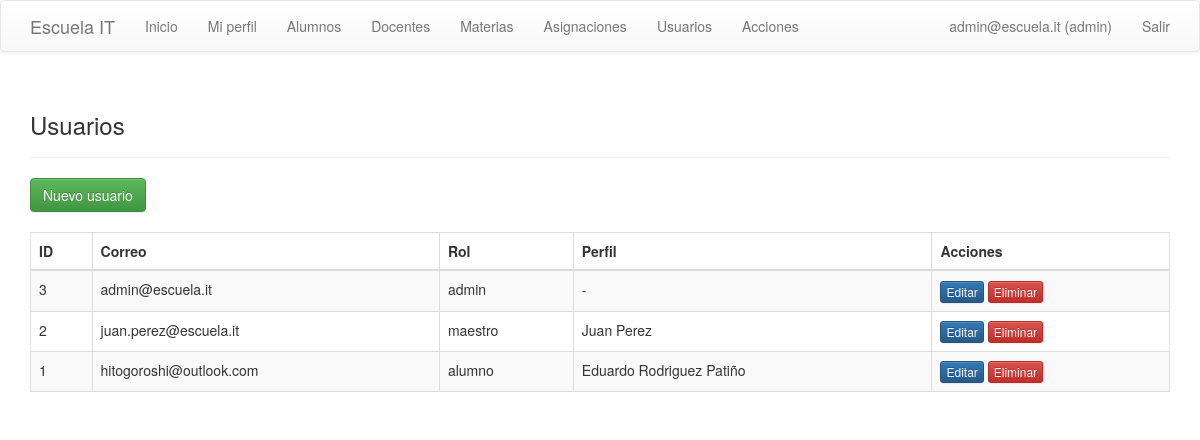
The page /index.php?controller=users&action=index (signed in) on the database its author committed.
### tables this page shows
CREATE TABLE usuarios (
    id INT AUTO_INCREMENT PRIMARY KEY,
    correo VARCHAR(100) NOT NULL UNIQUE,
    password VARCHAR(255) NOT NULL,
    rol ENUM('alumno', 'maestro', 'profesor', 'admin') NOT NULL,
    alumno_id INT DEFAULT NULL,
    docente_id INT DEFAULT NULL,
    FOREIGN KEY (alumno_id) REFERENCES alumnos(id) ON DELETE SET NULL,
    FOREIGN KEY (docente_id) REFERENCES docentes(id) ON DELETE SET NULL
);

CREATE TABLE alumnos (
    id INT AUTO_INCREMENT PRIMARY KEY,
    nombre VARCHAR(50) NOT NULL,
    apellido VARCHAR(50) NOT NULL,
    sexo TINYINT NOT NULL,
    fecha_nacimiento DATE DEFAULT NULL,
    fecha_registro DATE DEFAULT NULL,
    foto VARCHAR(50) NOT NULL,
    correo VARCHAR(50) NOT NULL
);

### controllers/BaseCrudController.php (called while the page is built, shortened)
<?php
class BaseCrudController
{
    protected function view($template, $data = array())
    {
        extract($data);
        require BASE_PATH . '/views/layout/header.php';
        require BASE_PATH . '/views/' . $template . '.php';
        require BASE_PATH . '/views/layout/footer.php';
    }
    protected function paginateRows(array $rows, $page = 1, $perPage = 10)
    {
        $page = max(1, (int) $page);
        $perPage = max(1, (int) $perPage);
        $total = count($rows);
        $pages = max(1, (int) ceil($total / $perPage));
        $page = min($page, $pages);
        return array(
            'rows' => array_slice($rows, ($page - 1) * $perPage, $perPage),
            'page' => $page,
            'perPage' => $perPage,
            'total' => $total,
            'pages' => $pages,
        );
    }
}

### controllers/UsersController.php (called while the page is built, shortened)
<?php
require_once BASE_PATH . '/controllers/BaseCrudController.php';
require_once BASE_PATH . '/models/UserModel.php';
class UsersController extends BaseCrudController
{
    private $model;
    public function __construct()
    {
        $this->model = new UserModel();
    }
    public function index()
    {
        $rows = $this->paginateRows($this->model->all(), isset($_GET['page']) ? (int) $_GET['page'] : 1, 10);
        $this->view('users/index', $rows);
    }
}

### index.php (called while the page is built, shortened)
<?php
$action = isset($_GET['action']) ? $_GET['action'] : (isset($_SESSION['user']) ? 'index' : 'login');
$controller = new $controllerMap[$controllerName]();
$controller->$action();

### config/database.php (called while the page is built)
<?php
class Database
{
    public static function connect()
    {
        $host = getenv('DB_HOST') ? getenv('DB_HOST') : 'localhost';
        $dbname = getenv('DB_NAME') ? getenv('DB_NAME') : 'name_db';
        $user = getenv('DB_USER') ? getenv('DB_USER') : 'user_db';
        $pass = getenv('DB_PASS') ? getenv('DB_PASS') : 'user_pass';
        $charset = getenv('DB_CHARSET') ? getenv('DB_CHARSET') : 'utf8';
        $dsn = 'mysql:host=' . $host . ';dbname=' . $dbname . ';charset=' . $charset;
        return new PDO($dsn, $user, $pass, array(
            PDO::ATTR_ERRMODE => PDO::ERRMODE_EXCEPTION,
            PDO::ATTR_DEFAULT_FETCH_MODE => PDO::FETCH_ASSOC,
            PDO::ATTR_EMULATE_PREPARES => false,
        ));
    }
}

### models/BaseModel.php (called while the page is built, shortened)
<?php
require_once BASE_PATH . '/config/database.php';
class BaseModel
{
    public function __construct()
    {
        $this->pdo = Database::connect();
    }
}

### models/UserModel.php (called while the page is built, shortened)
<?php
require_once BASE_PATH . '/models/BaseModel.php';
class UserModel extends BaseModel
{
    public function all()
    {
        $sql = 'SELECT u.id, u.correo, u.rol, u.alumno_id, u.docente_id,
                       a.nombre AS alumno_nombre, a.apellido AS alumno_apellido,
                       d.nombre AS docente_nombre, d.apellido AS docente_apellido
                FROM usuarios u
                LEFT JOIN alumnos a ON a.id = u.alumno_id
                LEFT JOIN docentes d ON d.id = u.docente_id
                ORDER BY u.id DESC';
        return $this->pdo->query($sql)->fetchAll();
    }
}

### views/users/index.php (the view, shortened to what this page needs)
<div class="page-header"><h3>Usuarios</h3></div>
<a class="btn btn-success" href="index.php?controller=users&action=form">Nuevo usuario</a>
<br><br>
<table class="table table-bordered table-striped">
    <thead><tr><th>ID</th><th>Correo</th><th>Rol</th><th>Perfil</th><th>Acciones</th></tr></thead>
    <tbody>
    <?php foreach ($rows as $r): ?>
        <?php
            $perfil = trim(($r['alumno_nombre'] ?? '') . ' ' . ($r['alumno_apellido'] ?? ''));
            if (!empty($r['docente_nombre'])) {
                $perfil .= ($perfil ? ' / ' : '') . trim($r['docente_nombre'] . ' ' . ($r['docente_apellido'] ?? ''));
            }
        ?>
        <tr>
            <td><?php echo (int) $r['id']; ?></td>
            <td><?php echo htmlspecialchars($r['correo']); ?></td>
            <td><?php echo htmlspecialchars($r['rol']); ?></td>
            <td><?php echo htmlspecialchars($perfil ?: '-'); ?></td>
            <td>
                <a class="btn btn-primary btn-xs" href="index.php?controller=users&action=form&id=<?php echo (int) $r['id']; ?>">Editar</a>
                <a class="btn btn-danger btn-xs" href="index.php?controller=users&action=delete&id=<?php echo (int) $r['id']; ?>" onclick="return confirm('¿Eliminar usuario?');">Eliminar</a>
            </td>
        </tr>
    <?php endforeach; ?>
    </tbody>
</table>

### views/layout/header.php (shortened to what this page needs)
<?php
$user = isset($_SESSION['user']) ? $_SESSION['user'] : null;
$userRole = $user && isset($user['rol']) ? strtolower($user['rol']) : '';
$isAdmin = $userRole === 'admin';
$isProfesor = in_array($userRole, array('maestro', 'profesor'), true);
$roleLabel = $isProfesor ? 'profesor' : $userRole;
$localAssetsBase = rtrim(BASE_URL, '/\\') . '/../escuela_it/assets';
?>
<!DOCTYPE html>
<html lang="es">
<head>
    <link rel="stylesheet" href="<?php echo htmlspecialchars($localAssetsBase . '/css/bootstrap.min.css'); ?>" onerror="this.onerror=null;this.href='https://maxcdn.bootstrapcdn.com/bootstrap/3.3.7/css/bootstrap.min.css';">
    <link rel="stylesheet" href="<?php echo htmlspecialchars($localAssetsBase . '/css/bootstrap-theme.min.css'); ?>" onerror="this.onerror=null;this.href='https://maxcdn.bootstrapcdn.com/bootstrap/3.3.7/css/bootstrap-theme.min.css';">
</head>
<body>
<nav class="navbar navbar-default">
    <div class="container">
        <div class="navbar-header">
            <a class="navbar-brand" href="index.php?controller=home&action=index">Escuela IT</a>
        </div>
        <?php if ($user): ?>
            <ul class="nav navbar-nav">
                <li><a href="index.php?controller=home&action=index">Inicio</a></li>
                <li><a href="index.php?controller=profile&action=index">Mi perfil</a></li>
                <?php if ($isAdmin): ?>
                    <li><a href="index.php?controller=alumnos&action=index">Alumnos</a></li>
                    <li><a href="index.php?controller=docentes&action=index">Docentes</a></li>
                    <li><a href="index.php?controller=materias&action=index">Materias</a></li>
                <?php endif; ?>
                <?php if ($isProfesor || $isAdmin): ?>
                    <li><a href="index.php?controller=matriculas&action=index">Asignaciones</a></li>
                <?php endif; ?>
                <?php if ($userRole === 'admin'): ?>
                    <li><a href="index.php?controller=users&action=index">Usuarios</a></li>
                    <li><a href="index.php?controller=acciones&action=index">Acciones</a></li>
                <?php endif; ?>
            </ul>
            <ul class="nav navbar-nav navbar-right">
                <li><a href="#"><?php echo htmlspecialchars($user['correo']); ?> (<?php echo htmlspecialchars($roleLabel); ?>)</a></li>
                <li><a href="index.php?controller=auth&action=logout">Salir</a></li>
            </ul>
        <?php endif; ?>
    </div>
</nav>
<div class="container">

### rows shown on the page
usuarios: correo "admin@escuela.it", rol "admin", id "3", perfil "-"
usuarios: id "2", correo "juan.perez@escuela.it", rol "maestro", perfil "Juan Perez"
usuarios: id "1", correo "hitogoroshi@outlook.com", rol "alumno", alumno.apellido "Eduardo Rodriguez Patiño"
